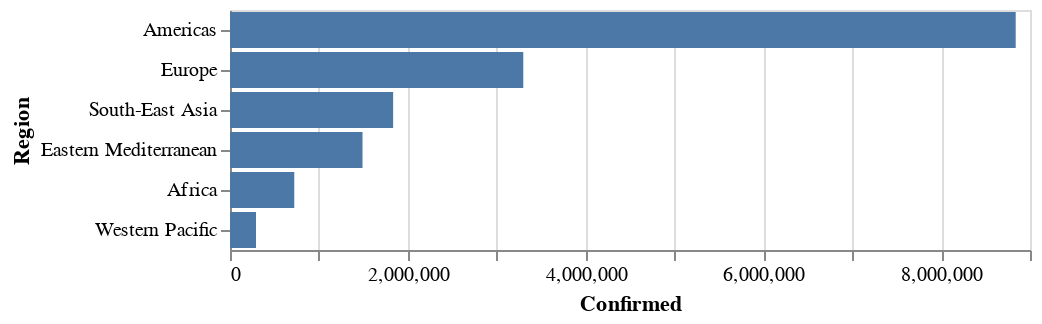

Notebook code cell kept with this figure:
### Markdown cell above
### Customize with encode 

Each channel can be customized using the **encode channel options**. For example the channel `x` can be encoded using the `alt.X` class with the encode channel options passed as arguments. The encode channel options include:
* `field`
* `type`
* `aggregate`
* `title`
* `scale` 
* `sort` etc.

For the full list of encode channel options refer : https://altair-viz.github.io/user_guide/encoding.html#encoding-channel-options.

### Sorting the bars by size

Previously with pandas chart visualizations we had to sort the underlying dataframe before passing it to the plotting function. With `altair` we can specify the sort using a shorthand and pass it as an argument to the relevent axis encoding.

`sort = '-x'` is short for `sort = alt.Sort(encoding='x', order='descending')`

### Code cell
(alt.Chart(data)
    .mark_bar()
    .encode(
            x='Confirmed:Q', 
             y=alt.Y(
                     'Region:N', 
                      sort='-x', #sort y-values by x-values in descending order
                     ),
           )
)

### Figure 1 — Vega-Lite specification as saved in the notebook (floating-point values rounded to 4 significant figures)
{"config": {"view": {"continuousWidth": 400, "continuousHeight": 300}}, "data": {"name": "data-863ebb4242ba9b5a2bd4e20db4f44d26"}, "mark": "bar", "encoding": {"x": {"field": "Confirmed", "type": "quantitative"}, "y": {"field": "Region", "sort": "-x", "type": "nominal"}}, "$schema": "https://vega.github.io/schema/vega-lite/v4.17.0.json", "datasets": {"data-863ebb4242ba9b5a2bd4e20db4f44d26": [{"Region": "Africa", "Confirmed": 723207, "Deaths": 12223, "Recovered": 440645, "Active": 270339}, {"Region": "Americas", "Confirmed": 8839286, "Deaths": 342732, "Recovered": 4468616, "Active": 4027938}, {"Region": "Eastern Mediterranean", "Confirmed": 1490744, "Deaths": 38339, "Recovered": 1201400, "Active": 251005}, {"Region": "Europe", "Confirmed": 3299523, "Deaths": 211144, "Recovered": 1993723, "Active": 1094656}, {"Region": "South-East Asia", "Confirmed": 1835297, "Deaths": 41349, "Recovered": 1156933, "Active": 637015}, {"Region": "Western Pacific", "Confirmed": 292428, "Deaths": 8249, "Recovered": 206770, "Active": 77409}]}}
